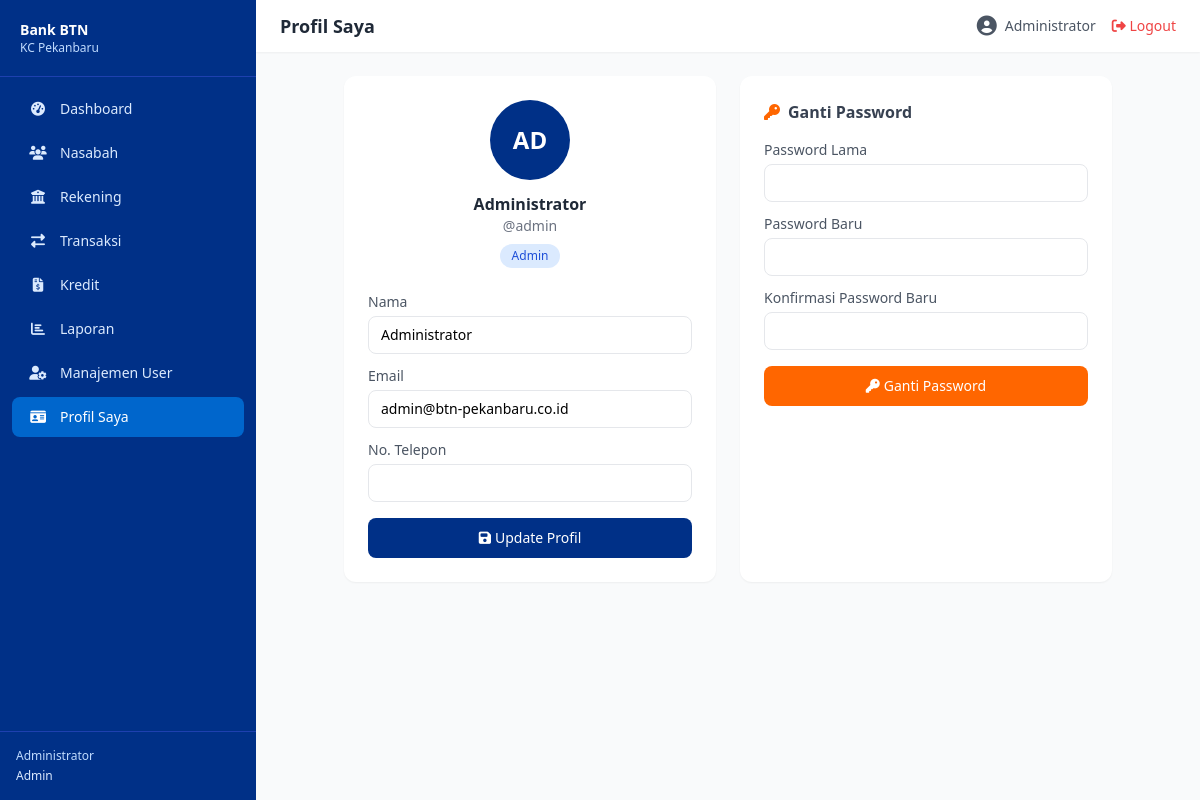
/public/profile (signed in), run on the app's committed database.
### tables this page shows
CREATE TABLE users (
    id BIGINT UNSIGNED AUTO_INCREMENT PRIMARY KEY,
    nama VARCHAR(255) NOT NULL,
    username VARCHAR(100) NOT NULL UNIQUE,
    email VARCHAR(255) NOT NULL UNIQUE,
    password VARCHAR(255) NOT NULL,
    nip VARCHAR(20) NULL,
    jabatan VARCHAR(100) NULL,
    no_telepon VARCHAR(20) NULL,
    foto VARCHAR(255) NULL,
    status ENUM('aktif','nonaktif') NOT NULL DEFAULT 'aktif',
    last_login_at TIMESTAMP NULL,
    created_at TIMESTAMP DEFAULT CURRENT_TIMESTAMP,
    updated_at TIMESTAMP DEFAULT CURRENT_TIMESTAMP ON UPDATE CURRENT_TIMESTAMP
);

CREATE TABLE roles (
    id BIGINT UNSIGNED AUTO_INCREMENT PRIMARY KEY,
    name VARCHAR(50) NOT NULL UNIQUE,
    description TEXT,
    created_at TIMESTAMP DEFAULT CURRENT_TIMESTAMP
);

### core/Controller.php (called while the page is built, shortened)
<?php
class Controller {
    protected function view(string $view, array $data = []): void {
        extract($data);
        $viewFile = '../app/views/' . str_replace('.', '/', $view) . '.php';
        require_once $viewFile;
    }
}

### app/controllers/ProfileController.php (called while the page is built, shortened)
<?php
class ProfileController extends Controller {
    public function index(): void {
        $userModel = new User();
        $user = $userModel->getUserWithRole(Auth::id());
        $this->view('profile.index', [
            'title' => 'Profil Saya',
            'profile' => $user,
        ]);
    }
}

### core/App.php (called while the page is built, shortened)
<?php
class App {
    protected $method = 'index';
    public function __construct() {
        $url = $this->parseUrl();
        $controllerMap = [
            'auth'       => 'AuthController',
            'dashboard'  => 'DashboardController',
            'nasabah'    => 'NasabahController',
            'rekening'   => 'RekeningController',
            'transaksi'  => 'TransaksiController',
            'kredit'     => 'KreditController',
            'laporan'    => 'LaporanController',
            'users'      => 'UserController',
            'profile'    => 'ProfileController',
        ];
        if ($url && isset($controllerMap[$url[0]])) {
            $ctrlClass = $controllerMap[$url[0]];
            $ctrlFile = '../app/controllers/' . $ctrlClass . '.php';
            if (file_exists($ctrlFile)) {
                unset($url[0]);
            }
        } else if ($url && !isset($controllerMap[$url[0]])) {
            $ctrlFile = '../app/controllers/DashboardController.php';
            if (file_exists($ctrlFile)) {
                require_once $ctrlFile;
            }
        } else {
            $ctrlFile = '../app/controllers/DashboardController.php';
            if (file_exists($ctrlFile)) {
                require_once $ctrlFile;
            }
        }
        $ctrl = new $this->controller;
        $this->params = $url ? array_values($url) : [];
        call_user_func_array([$ctrl, $this->method], $this->params);
    }
    protected function parseUrl(): array {
        if (isset($_GET['url'])) {
            return explode('/', filter_var(rtrim($_GET['url'], '/'), FILTER_SANITIZE_URL));
        }
        return [];
    }
}

### public/index.php (called while the page is built, shortened)
<?php
require_once __DIR__ . '/../app/config/Database.php';
require_once __DIR__ . '/../core/Model.php';
require_once __DIR__ . '/../core/Controller.php';
require_once __DIR__ . '/../core/App.php';
require_once __DIR__ . '/../app/helpers/Auth.php';
require_once __DIR__ . '/../app/models/User.php';
require_once __DIR__ . '/../app/controllers/ProfileController.php';
$app = new App();

### app/helpers/Auth.php (called while the page is built, shortened)
<?php
class Auth {
    public static function user(): ?array {
        return $_SESSION['user'] ?? null;
    }
    public static function role(): ?string {
        return $_SESSION['user']['role_name'] ?? null;
    }
    public static function id(): ?int {
        return $_SESSION['user_id'] ?? null;
    }
}

### core/Model.php (called while the page is built, shortened)
<?php
class Model {
    public function __construct() {
        $this->db = Database::getInstance()->getConnection();
    }
}

### app/config/Database.php (called while the page is built)
<?php
class Database {
    private static ?Database $instance = null;
    private PDO $conn;
    private function __construct() {
        try {
            $this->conn = new PDO(
                "mysql:host=" . DB_HOST . ";dbname=" . DB_NAME . ";charset=utf8mb4",
                DB_USER, DB_PASS,
                [
                    PDO::ATTR_ERRMODE            => PDO::ERRMODE_EXCEPTION,
                    PDO::ATTR_DEFAULT_FETCH_MODE => PDO::FETCH_ASSOC,
                    PDO::ATTR_EMULATE_PREPARES   => false,
                ]
            );
        } catch (PDOException $e) {
            die('Koneksi database gagal: ' . $e->getMessage());
        }
    }
    public static function getInstance(): self {
        if (self::$instance === null) {
            self::$instance = new self();
        }
        return self::$instance;
    }
    public function getConnection(): PDO {
        return $this->conn;
    }
}

### app/models/User.php (called while the page is built, shortened)
<?php
class User extends Model {
    public function getUserWithRole(int $id): ?array {
        $stmt = $this->db->prepare("SELECT u.*, r.name as role_name, r.id as role_id FROM users u
            JOIN user_roles ur ON u.id = ur.user_id
            JOIN roles r ON ur.role_id = r.id
            WHERE u.id = ?");
        $stmt->execute([$id]);
        $result = $stmt->fetch(PDO::FETCH_ASSOC);
        return $result ?: null;
    }
}

### app/views/profile/index.php (the view, shortened to what this page needs)
<?php require_once '../app/views/layouts/header.php'; $u = $profile; ?>
<div class="max-w-3xl mx-auto">
    <div class="grid grid-cols-1 md:grid-cols-2 gap-6">
        <div class="bg-white rounded-xl shadow-sm p-6">
            <div class="text-center mb-6">
                <div class="w-20 h-20 bg-btn-primary rounded-full flex items-center justify-center text-white text-2xl font-bold mx-auto"><?= strtoupper(substr($u['nama'], 0, 2)) ?></div>
                <h3 class="mt-3 font-bold text-gray-800"><?= htmlspecialchars($u['nama']) ?></h3>
                <p class="text-sm text-gray-500">@<?= htmlspecialchars($u['username']) ?></p>
                <span class="inline-block mt-2 px-3 py-1 rounded-full text-xs font-medium bg-blue-100 text-blue-700"><?= ucfirst($u['role_name'] ?? 'user') ?></span>
            </div>
            <form method="POST" action="<?= BASE_URL ?>/profile/update">
                <div class="space-y-3">
                    <div><label class="block text-sm text-gray-600 mb-1">Nama</label><input type="text" name="nama" value="<?= htmlspecialchars($u['nama']) ?>" required class="w-full px-3 py-2 border rounded-lg text-sm outline-none"></div>
                    <div><label class="block text-sm text-gray-600 mb-1">Email</label><input type="email" name="email" value="<?= htmlspecialchars($u['email'] ?? '') ?>" class="w-full px-3 py-2 border rounded-lg text-sm outline-none"></div>
                    <div><label class="block text-sm text-gray-600 mb-1">No. Telepon</label><input type="text" name="no_telepon" value="<?= htmlspecialchars($u['no_telepon'] ?? '') ?>" class="w-full px-3 py-2 border rounded-lg text-sm outline-none"></div>
                </div>
                <button type="submit" class="mt-4 w-full py-2.5 bg-btn-primary text-white rounded-lg text-sm font-medium hover:bg-blue-800"><i class="fas fa-save mr-1"></i>Update Profil</button>
            </form>
        </div>
        <div class="bg-white rounded-xl shadow-sm p-6">
            <h3 class="font-semibold text-gray-700 mb-4"><i class="fas fa-key mr-2 text-btn-accent"></i>Ganti Password</h3>
            <form method="POST" action="<?= BASE_URL ?>/profile/changePassword">
                <div class="space-y-3">
                    <div><label class="block text-sm text-gray-600 mb-1">Password Lama</label><input type="password" name="current_password" required class="w-full px-3 py-2 border rounded-lg text-sm outline-none"></div>
                    <div><label class="block text-sm text-gray-600 mb-1">Password Baru</label><input type="password" name="new_password" required minlength="6" class="w-full px-3 py-2 border rounded-lg text-sm outline-none"></div>
                    <div><label class="block text-sm text-gray-600 mb-1">Konfirmasi Password Baru</label><input type="password" name="confirm_password" required class="w-full px-3 py-2 border rounded-lg text-sm outline-none"></div>
                </div>
                <button type="submit" class="mt-4 w-full py-2.5 bg-btn-accent text-white rounded-lg text-sm font-medium hover:bg-orange-700"><i class="fas fa-key mr-1"></i>Ganti Password</button>
            </form>
        </div>
    </div>
</div>
<?php require_once '../app/views/layouts/footer.php'; ?>

### app/views/layouts/header.php (shortened to what this page needs)
<!DOCTYPE html>
<html lang="id">
<head>
    <script src="https://cdn.tailwindcss.com"></script>
    <link rel="stylesheet" href="https://cdnjs.cloudflare.com/ajax/libs/font-awesome/6.5.0/css/all.min.css">
</head>
<body class="bg-gray-50">
<div class="flex min-h-screen">
    <?php require_once '../app/views/layouts/sidebar.php'; ?>
    <div class="flex-1 flex flex-col ml-64">
        <nav class="bg-white shadow-sm px-6 py-3 flex items-center justify-between sticky top-0 z-30 no-print">
            <div class="flex items-center gap-3">
                <h1 class="font-semibold text-gray-800 text-lg"><?= $title ?? '' ?></h1>
            </div>
            <div class="flex items-center gap-4">
                <a href="<?= BASE_URL ?>/profile" class="flex items-center gap-2 text-sm text-gray-600 hover:text-btn-primary">
                    <i class="fas fa-user-circle text-xl"></i>
                    <span><?= htmlspecialchars(Auth::user()['nama'] ?? '') ?></span>
                </a>
                <a href="<?= BASE_URL ?>/auth/logout" class="text-sm text-red-500 hover:text-red-700">
                    <i class="fas fa-sign-out-alt"></i> Logout
                </a>
            </div>
        </nav>
        <main class="flex-1 p-6">

### app/views/layouts/sidebar.php (shortened to what this page needs)
<?php $role = Auth::role(); $current = $_GET['url'] ?? ''; ?>
<aside id="sidebar" class="w-64 bg-btn-primary text-white flex flex-col fixed h-full z-40 transition-transform">
    <div class="p-5 border-b border-blue-800">
        <div class="flex items-center gap-3">
            <div>
                <h2 class="font-bold text-sm">Bank BTN</h2>
                <p class="text-xs text-blue-200">KC Pekanbaru</p>
            </div>
        </div>
    </div>
    <nav class="flex-1 p-3 space-y-1 overflow-y-auto">
        <?php
        $menus = [
            ['url'=>'dashboard','icon'=>'fas fa-tachometer-alt','label'=>'Dashboard','roles'=>['admin','cs','backoffice','manager','auditor']],
            ['url'=>'nasabah','icon'=>'fas fa-users','label'=>'Nasabah','roles'=>['admin','cs','backoffice','manager']],
            ['url'=>'rekening','icon'=>'fas fa-university','label'=>'Rekening','roles'=>['admin','cs','backoffice']],
            ['url'=>'transaksi','icon'=>'fas fa-exchange-alt','label'=>'Transaksi','roles'=>['admin','cs','manager']],
            ['url'=>'kredit','icon'=>'fas fa-file-invoice-dollar','label'=>'Kredit','roles'=>['admin','backoffice','manager']],
            ['url'=>'laporan','icon'=>'fas fa-chart-bar','label'=>'Laporan','roles'=>['admin','manager','auditor']],
            ['url'=>'users','icon'=>'fas fa-user-cog','label'=>'Manajemen User','roles'=>['admin']],
            ['url'=>'profile','icon'=>'fas fa-id-card','label'=>'Profil Saya','roles'=>['admin','cs','backoffice','manager','auditor']],
        ];
        foreach ($menus as $menu):
            $active = str_starts_with($current, $menu['url']) ? 'active' : '';
        ?>
        <a href="<?= BASE_URL ?>/<?= $menu['url'] ?>"
           class="sidebar-link flex items-center gap-3 px-4 py-2.5 rounded-lg text-sm <?= $active ?> text-blue-100 hover:text-white transition-colors">
            <i class="<?= $menu['icon'] ?> w-5 text-center"></i>
            <span><?= $menu['label'] ?></span>
        </a>
        <?php endforeach; ?>
    </nav>
    <div class="p-4 border-t border-blue-800 text-xs text-blue-200">
        <p><?= htmlspecialchars(Auth::user()['nama'] ?? '') ?></p>
        <p class="mt-1 capitalize font-medium text-blue-100"><?= Auth::role() ?></p>
    </div>
</aside>

### app/views/layouts/header.php (style rules this page uses)
.sidebar-link.active { background: #0066CC; color: white; }

### data on the page
users: nama "Administrator", nama "AD", username "admin", roles.name "Admin", email "admin@btn-pekanbaru.co.id"

### other printed values
$menu['label'] "Dashboard"
$menu['label'] "Nasabah"
$menu['label'] "Rekening"
$menu['label'] "Transaksi"
$menu['label'] "Kredit"
$menu['label'] "Laporan"
$menu['label'] "Manajemen User"
$menu['label'] "Profil Saya"
Auth::role() "Admin"
$title "Profil Saya"
